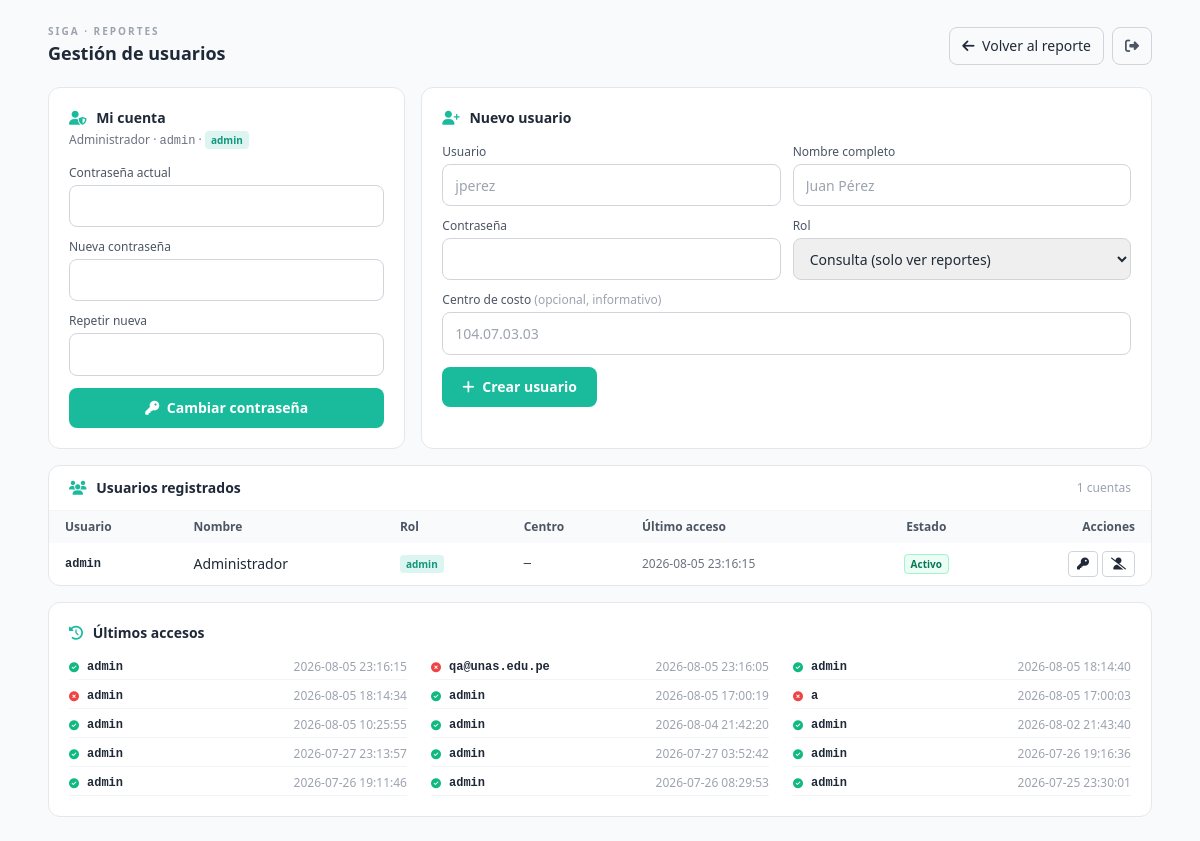
The page /public_html/usuarios.php (signed in) on the database its author committed.
### tables this page shows
CREATE TABLE usuarios (
                id             INTEGER PRIMARY KEY AUTOINCREMENT,
                usuario        TEXT    NOT NULL UNIQUE,
                nombre         TEXT    NOT NULL,
                clave_hash     TEXT    NOT NULL,
                rol            TEXT    NOT NULL DEFAULT 'consulta',
                centro_costo   TEXT,
                activo         INTEGER NOT NULL DEFAULT 1,
                intentos       INTEGER NOT NULL DEFAULT 0,
                bloqueado_hasta INTEGER,
                ultimo_acceso  TEXT,
                creado         TEXT    NOT NULL DEFAULT (datetime('now','localtime'))
            );

CREATE TABLE accesos (
                id       INTEGER PRIMARY KEY AUTOINCREMENT,
                usuario  TEXT NOT NULL,
                exito    INTEGER NOT NULL,
                ip       TEXT,
                fecha    TEXT NOT NULL DEFAULT (datetime('now','localtime'))
            );

### public_html/Auth.php (called while the page is built, shortened)
<?php
class Auth
{
    private PDO $db;
    public function __construct(?string $dbPath = null)
    {
        $dbPath = $dbPath ?: __DIR__ . '/data/siga_reporter.sqlite';
        $dir = dirname($dbPath);
        $this->db = new PDO('sqlite:' . $dbPath, null, null, [
            PDO::ATTR_ERRMODE            => PDO::ERRMODE_EXCEPTION,
            PDO::ATTR_DEFAULT_FETCH_MODE => PDO::FETCH_ASSOC,
        ]);
        $this->db->exec('PRAGMA journal_mode = WAL');
        $this->db->exec('PRAGMA foreign_keys = ON');
        $this->crearEsquema();
    }
    private function crearEsquema(): void
    {
        $this->db->exec("
            CREATE TABLE IF NOT EXISTS usuarios (
                id             INTEGER PRIMARY KEY AUTOINCREMENT,
                usuario        TEXT    NOT NULL UNIQUE,
                nombre         TEXT    NOT NULL,
                clave_hash     TEXT    NOT NULL,
                rol            TEXT    NOT NULL DEFAULT 'consulta',
                centro_costo   TEXT,
                activo         INTEGER NOT NULL DEFAULT 1,
                intentos       INTEGER NOT NULL DEFAULT 0,
                bloqueado_hasta INTEGER,
                ultimo_acceso  TEXT,
                creado         TEXT    NOT NULL DEFAULT (datetime('now','localtime'))
            )");
        $this->db->exec("
            CREATE TABLE IF NOT EXISTS accesos (
                id       INTEGER PRIMARY KEY AUTOINCREMENT,
                usuario  TEXT NOT NULL,
                exito    INTEGER NOT NULL,
                ip       TEXT,
                fecha    TEXT NOT NULL DEFAULT (datetime('now','localtime'))
            )");
        $n = (int)$this->db->query("SELECT COUNT(*) FROM usuarios")->fetchColumn();
    }
    public function logueado(): bool
    {
        return !empty($_SESSION['uid']);
    }
    public function usuario(): ?array
    {
        return [
            'id'     => $_SESSION['uid'],
            'usuario'=> $_SESSION['uusuario'] ?? '',
            'nombre' => $_SESSION['unombre']  ?? '',
            'rol'    => $_SESSION['urol']     ?? 'consulta',
        ];
    }
    public function usuarios(): array
    {
        return $this->db->query("SELECT id, usuario, nombre, rol, activo, centro_costo, ultimo_acceso, creado
                                 FROM usuarios ORDER BY activo DESC, usuario")->fetchAll();
    }
    public function esAdmin(): bool
    {
        return ($this->usuario()['rol'] ?? '') === 'admin';
    }
    public function bitacora(int $limite = 30): array
    {
        $st = $this->db->prepare("SELECT usuario, exito, ip, fecha FROM accesos ORDER BY id DESC LIMIT ?");
        $st->bindValue(1, $limite, PDO::PARAM_INT);
        $st->execute();
        return $st->fetchAll();
    }
}

### public_html/usuarios.php (the view, shortened to what this page needs)
<?php
require __DIR__ . '/Auth.php';
$auth = new Auth();
$auth->exigirLogin();
$USR   = $auth->usuario();
$admin = $auth->esAdmin();
$usuarios = $admin ? $auth->usuarios() : [];
$bitacora = $admin ? $auth->bitacora(15) : [];
?>
<!doctype html><html lang="es"><head>
<script src="https://cdn.tailwindcss.com"></script>
<link rel="stylesheet" href="https://cdnjs.cloudflare.com/ajax/libs/font-awesome/6.5.2/css/all.min.css">
</head>
<body class="bg-gray-50 text-gray-800 min-h-screen">
<div class="max-w-6xl mx-auto p-4 sm:p-6">
  <header class="flex items-center justify-between gap-3 mb-5">
    <div>
      <p class="text-[10px] font-bold tracking-[.2em] text-gray-400 uppercase">SIGA · Reportes</p>
      <h1 class="text-lg font-bold">Gestión de usuarios</h1>
    </div>
    <div class="flex items-center gap-2">
      <a href="index.php" class="px-3 py-2 text-sm rounded-lg border border-gray-300 hover:bg-white">
        <i class="fa-solid fa-arrow-left mr-1"></i> Volver al reporte
      </a>
      <a href="logout.php" class="px-3 py-2 text-sm rounded-lg border border-gray-300 text-gray-600 hover:bg-red-50 hover:text-red-600 hover:border-red-200">
        <i class="fa-solid fa-right-from-bracket"></i>
      </a>
    </div>
  </header>
  <div class="grid lg:grid-cols-3 gap-4">
    <section class="card p-5 lg:col-span-1">
      <h2 class="font-bold text-sm mb-1"><i class="fa-solid fa-user-shield text-primary mr-1.5"></i> Mi cuenta</h2>
      <p class="text-xs text-gray-500 mb-4">
        <?= htmlspecialchars($USR['nombre']) ?> ·
        <span class="font-mono"><?= htmlspecialchars($USR['usuario']) ?></span> ·
        <span class="px-1.5 py-0.5 rounded text-[10px] font-bold <?= $admin ? 'bg-primary/15 text-primary-dark' : 'bg-gray-100 text-gray-600' ?>"><?= htmlspecialchars($USR['rol']) ?></span>
      </p>
      <form method="post" class="space-y-3">
        <div><label class="block text-xs text-gray-600 mb-1">Contraseña actual</label>
          <input type="password" name="actual" required class="inp"></div>
        <div><label class="block text-xs text-gray-600 mb-1">Nueva contraseña</label>
          <input type="password" name="nueva" required minlength="6" class="inp"></div>
        <div><label class="block text-xs text-gray-600 mb-1">Repetir nueva</label>
          <input type="password" name="repetir" required minlength="6" class="inp"></div>
        <button class="w-full py-2.5 rounded-lg text-sm font-semibold text-white" style="background:rgb(26,187,156)">
          <i class="fa-solid fa-key mr-1"></i> Cambiar contraseña
        </button>
      </form>
    </section>
    <?php if ($admin): ?>
    <section class="card p-5 lg:col-span-2">
      <h2 class="font-bold text-sm mb-4"><i class="fa-solid fa-user-plus text-primary mr-1.5"></i> Nuevo usuario</h2>
      <form method="post" class="grid sm:grid-cols-2 gap-3">
        <div><label class="block text-xs text-gray-600 mb-1">Usuario</label>
          <input name="usuario" required placeholder="jperez" class="inp"></div>
        <div><label class="block text-xs text-gray-600 mb-1">Nombre completo</label>
          <input name="nombre" required placeholder="Juan Pérez" class="inp"></div>
        <div><label class="block text-xs text-gray-600 mb-1">Contraseña</label>
          <input type="password" name="clave" required minlength="6" class="inp"></div>
        <div><label class="block text-xs text-gray-600 mb-1">Rol</label>
          <select name="rol" class="inp">
            <option value="consulta">Consulta (solo ver reportes)</option>
          </select></div>
        <div class="sm:col-span-2"><label class="block text-xs text-gray-600 mb-1">Centro de costo <span class="text-gray-400">(opcional, informativo)</span></label>
          <input name="centro" placeholder="104.07.03.03" class="inp"></div>
        <div class="sm:col-span-2">
          <button class="px-5 py-2.5 rounded-lg text-sm font-semibold text-white" style="background:rgb(26,187,156)">
            <i class="fa-solid fa-plus mr-1"></i> Crear usuario
          </button>
        </div>
      </form>
    </section>
    <section class="card lg:col-span-3 overflow-hidden">
      <div class="px-5 py-3 border-b border-gray-100 flex items-center justify-between">
        <h2 class="font-bold text-sm"><i class="fa-solid fa-users text-primary mr-1.5"></i> Usuarios registrados</h2>
        <span class="text-xs text-gray-400"><?= count($usuarios) ?> cuentas</span>
      </div>
      <div class="overflow-x-auto">
      <table class="min-w-full text-sm">
        <thead><tr class="bg-gray-50 text-gray-600 text-xs">
          <th class="text-left px-4 py-2 font-semibold">Usuario</th>
          <th class="text-left px-4 py-2 font-semibold">Nombre</th>
          <th class="text-left px-4 py-2 font-semibold">Rol</th>
          <th class="text-left px-4 py-2 font-semibold">Centro</th>
          <th class="text-left px-4 py-2 font-semibold">Último acceso</th>
          <th class="text-center px-4 py-2 font-semibold">Estado</th>
          <th class="text-right px-4 py-2 font-semibold">Acciones</th>
        </tr></thead>
        <tbody class="divide-y divide-gray-100">
        <?php foreach ($usuarios as $u): ?>
          <tr class="<?= $u['activo'] ? '' : 'bg-gray-50/70 text-gray-400' ?>">
            <td class="px-4 py-2 font-mono text-xs font-bold"><?= htmlspecialchars($u['usuario']) ?></td>
            <td class="px-4 py-2"><?= htmlspecialchars($u['nombre']) ?></td>
            <td class="px-4 py-2">
              <span class="px-1.5 py-0.5 rounded text-[10px] font-bold <?= $u['rol']==='admin' ? 'bg-primary/15 text-primary-dark' : 'bg-gray-100 text-gray-600' ?>">
                <?= htmlspecialchars($u['rol']) ?></span>
            </td>
            <td class="px-4 py-2 text-xs font-mono"><?= htmlspecialchars($u['centro_costo'] ?? '—') ?></td>
            <td class="px-4 py-2 text-xs text-gray-500"><?= htmlspecialchars($u['ultimo_acceso'] ?? 'Nunca') ?></td>
            <td class="px-4 py-2 text-center">
              <?php if ($u['activo']): ?><span class="text-[10px] font-bold text-emerald-700 bg-emerald-50 border border-emerald-200 rounded px-1.5 py-0.5">Activo</span>
              <?php else: ?><span class="text-[10px] font-bold text-gray-500 bg-gray-100 border border-gray-200 rounded px-1.5 py-0.5">Inactivo</span><?php endif; ?>
            </td>
            <td class="px-4 py-2">
              <div class="flex items-center gap-1 justify-end">
                <button type="button" class="btnReset px-2 py-1 text-xs rounded border border-gray-300 hover:bg-gray-50"
                        data-id="<?= $u['id'] ?>" data-u="<?= htmlspecialchars($u['usuario']) ?>" title="Restablecer contraseña">
                  <i class="fa-solid fa-key"></i></button>
                <form method="post" class="inline">
                  <button class="px-2 py-1 text-xs rounded border border-gray-300 hover:bg-gray-50" title="<?= $u['activo'] ? 'Desactivar' : 'Activar' ?>">
                    <i class="fa-solid <?= $u['activo'] ? 'fa-user-slash' : 'fa-user-check' ?>"></i></button>
                </form>
              </div>
            </td>
          </tr>
        <?php endforeach; ?>
        </tbody>
      </table>
      </div>
    </section>
    <section class="card lg:col-span-3 p-5">
      <h2 class="font-bold text-sm mb-3"><i class="fa-solid fa-clock-rotate-left text-primary mr-1.5"></i> Últimos accesos</h2>
      <div class="grid sm:grid-cols-2 lg:grid-cols-3 gap-x-6 gap-y-1 text-xs">
        <?php foreach ($bitacora as $b): ?>
          <div class="flex items-center gap-2 border-b border-gray-100 py-1">
            <i class="fa-solid <?= $b['exito'] ? 'fa-circle-check text-emerald-500' : 'fa-circle-xmark text-red-500' ?> text-[10px]"></i>
            <span class="font-mono font-bold"><?= htmlspecialchars($b['usuario']) ?></span>
            <span class="text-gray-400 ml-auto"><?= htmlspecialchars($b['fecha']) ?></span>
          </div>
        <?php endforeach; ?>
      </div>
    </section>
    <?php endif; ?>
  </div>
</div>
</body></html>

### public_html/usuarios.php (style rules this page uses)
.inp { width:100%;padding:.6rem .75rem;font-size:.875rem;border:1px solid #d1d5db;border-radius:.5rem;outline:none }
.card { background:#fff;border:1px solid #e5e7eb;border-radius:.75rem }

### rows shown on the page
usuarios: nombre "Administrador", usuario "admin", rol "admin", centro_costo "—", ultimo_acceso "2026-08-05 23:16:15", activo "Activo"
accesos: exito 1 (drawn), usuario "admin", fecha "2026-08-05 23:16:15"
accesos: exito 0 (drawn), usuario "qa@unas.edu.pe", fecha "2026-08-05 23:16:05"
accesos: exito 1 (drawn), usuario "admin", fecha "2026-08-05 18:14:40"
accesos: exito 0 (drawn), usuario "admin", fecha "2026-08-05 18:14:34"
accesos: exito 1 (drawn), usuario "admin", fecha "2026-08-05 17:00:19"
accesos: exito 0 (drawn), usuario "a", fecha "2026-08-05 17:00:03"
accesos: exito 1 (drawn), usuario "admin", fecha "2026-08-05 10:25:55"
accesos: exito 1 (drawn), usuario "admin", fecha "2026-08-04 21:42:20"
accesos: exito 1 (drawn), usuario "admin", fecha "2026-08-02 21:43:40"
accesos: exito 1 (drawn), usuario "admin", fecha "2026-07-27 23:13:57"
accesos: exito 1 (drawn), usuario "admin", fecha "2026-07-27 03:52:42"
accesos: exito 1 (drawn), usuario "admin", fecha "2026-07-26 19:16:36"
accesos: exito 1 (drawn), usuario "admin", fecha "2026-07-26 19:11:46"
accesos: exito 1 (drawn), usuario "admin", fecha "2026-07-26 08:29:53"
accesos: exito 1 (drawn), usuario "admin", fecha "2026-07-25 23:30:01"

### other values the page prints
count($usuarios) "1"
